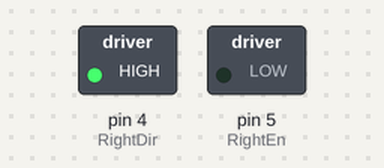
Bench run of a sketch on a simulated Arduino Uno, built with avr-gcc and run on an emulated ATmega328P. Parts: switched loads named in the sketch (green lamp = pin HIGH).

Above: at 0.1 s.
Timing chart, 0 to 1.6 s (numbered marks = the images above):
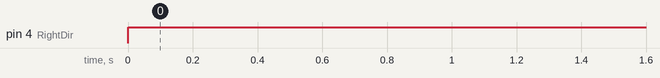

Measured:
- by itself, pin 4 (RightDir): LOW → HIGH at 0.00 s

The sketch:

dcmotor.ino
```cpp
int RightEn = 5;
int RightDir = 4;


void setup() {
  //Motor Driver Pin Setup
  pinMode(RightEn,OUTPUT);
  pinMode(RightDir,OUTPUT);
}

void loop() {
  digitalWrite(RightDir, HIGH);
  analogWrite(RightEn, 0);
}
```

get_restaurant.cpp
```cpp
// ---------------------------------------------------
// Name : Charles Ancheta
// ID: 1581672
// CMPUT 275 , Winter 2020
//
// Weekly Exercise 2: Restaurants and Pointers
// ---------------------------------------------------

#include <Arduino.h>
#include <Adafruit_GFX.h>
#include <MCUFRIEND_kbv.h>
#include <SD.h>
#include <TouchScreen.h>

#define SD_CS 10

// physical dimensions of the tft display (# of pixels)
#define TFT_WIDTH  480
#define TFT_HEIGHT 320

// touch screen pins, obtained from the documentation
#define YP A3 // must be an analog pin, use "An" notation!
#define XM A2 // must be an analog pin, use "An" notation!
#define YM 9  // can be a digital pin
#define XP 8  // can be a digital pin

// dimensions of the part allocated to the map display
#define MAP_DISP_WIDTH (TFT_WIDTH - 60)
#define MAP_DISP_HEIGHT TFT_HEIGHT

#define REST_START_BLOCK 4000000
#define NUM_RESTAURANTS 1066

// calibration data for the touch screen, obtained from documentation
// the minimum/maximum possible readings from the touch point
#define TS_MINX 100
#define TS_MINY 120
#define TS_MAXX 940
#define TS_MAXY 920
// thresholds to determine if there was a touch
#define MINPRESSURE   10
#define MAXPRESSURE 1000

MCUFRIEND_kbv tft;
TouchScreen ts = TouchScreen(XP, YP, XM, YM, 300);
// different than SD
Sd2Card card;

// declare global variables for calculating average time
uint32_t slowTotalTime = 0, slowTotalCalls = 0;
uint32_t fastTotalTime = 0, fastTotalCalls = 0;
uint32_t blockNumFast;

struct restaurant {
  int32_t lat;
  int32_t lon;
  uint8_t rating; // from 0 to 10
  char name[55];
};
// forward declaration
void setupRecords(), setupButtons();

void setup() {
  init();
  Serial.begin(9600);
  // tft display initialization
  uint16_t ID = tft.readID();
  tft.begin(ID);
  tft.fillScreen(TFT_BLACK);
  tft.setRotation(1);
  // SD card initialization for raw reads
  Serial.print("Initializing SPI communication for raw reads...");
  if (!card.init(SPI_HALF_SPEED, SD_CS)) {
    Serial.println("failed! Is the card inserted properly?");
    while (true) {}
  }
  else {
    Serial.println("OK!");
  }
  setupRecords();
  setupButtons();
}
// prints labels on screen
void setupRecords() {
   tft.setTextSize(2);
   tft.setCursor(0, 0);
   const char* toPrint[] {
     "RECENT SLOW RUN:","SLOW RUN AVG:",
     "RECENT FAST RUN:","FAST RUN AVG:"
   };
   for (int i = 0; i < 4; i++) {
    tft.println(toPrint[i]);
    tft.println("Not yet run\n");
   }
}
// function to write 4 characters vertically
void writeVertical(char text[], int X, int Y) {
  for (int i = 0; i < 4; i++) {
    tft.setCursor(X, Y + (16 * i));
    tft.print(text[i]);
  }
}
// print fast and slow buttons on screen
void setupButtons() {
  tft.drawRect(MAP_DISP_WIDTH, 0, 60, 320, TFT_RED);
  tft.drawRect(MAP_DISP_WIDTH, MAP_DISP_HEIGHT/2, 60, 320, TFT_RED);
  char slow[] = {'S','L','O','W'};
  char fast[] = {'F','A','S','T'};
  writeVertical(slow, MAP_DISP_WIDTH + 25, 45);
  writeVertical(fast, MAP_DISP_WIDTH + 25, MAP_DISP_HEIGHT/2 + 45);
}
// the implementation from class
void getRestaurant(int restIndex, restaurant* restPtr) {
  uint32_t blockNum = REST_START_BLOCK + restIndex/8;
  restaurant restBlock[8];

  while (!card.readBlock(blockNum, (uint8_t*) restBlock)) {
    Serial.println("Read block failed, trying again.");
  }

  *restPtr = restBlock[restIndex % 8];
}

void getRestaurantFast(int restIndex, restaurant* restPtr) {
  uint32_t blockNum = REST_START_BLOCK + restIndex/8;
  restaurant restBlock[8];
  // only loads from SD card when not on the same block
  if (blockNum != blockNumFast) {
    while (!card.readBlock(blockNum, (uint8_t*) restBlock)) {
      Serial.println("Read block failed, trying again.");
    }
    blockNumFast = blockNum;
  }
  *restPtr = restBlock[restIndex % 8];
}
// records results depending on which mode was called
void recordTimes(uint32_t delta, bool isFast) {
  int totalCalls, totalTime, cursorY = 16;
  if (isFast) {
    totalCalls = fastTotalCalls;
    totalTime = fastTotalTime;
    cursorY *= 7; // writes on last two lines
  } else {
    totalCalls = slowTotalCalls;
    totalTime = slowTotalTime;
  }
  // clear previous entries
  tft.fillRect(0, cursorY, 130, 16, TFT_BLACK);
  tft.fillRect(0, cursorY + 48, 130, 16, TFT_BLACK);
  // print results
  tft.setCursor(0, cursorY);
  tft.print(delta); tft.println(" ms\n\n");
  tft.print(totalTime/totalCalls); tft.print(" ms");
}

void processGetRestaurant(bool isFast) {
  restaurant rest3;
  uint32_t timeBefore = millis();
  // calls function depending on mode
  if (isFast) {
    for (int i = 0; i < NUM_RESTAURANTS; ++i) {
      getRestaurantFast(i, &rest3);
    }
    fastTotalCalls += 1;
  } else {
    for (int i = 0; i < NUM_RESTAURANTS; ++i) {
      getRestaurant(i, &rest3);
    }
    slowTotalCalls += 1;
  }
  uint32_t timeAfter = millis();
  // calculates time by getting the difference between millis calls
  uint32_t delta = timeAfter - timeBefore;
  if (isFast) { // adds total time depending on mode
  	fastTotalTime += delta;
  } else {
  	slowTotalTime += delta;
  }
  recordTimes(delta, isFast);
}

void processTouchScreen() {
	TSPoint touch = ts.getPoint();
	pinMode(YP, OUTPUT);
	pinMode(XM, OUTPUT);
	if (touch.z < MINPRESSURE || touch.z > MAXPRESSURE) {
		return;
	}
	int16_t screen_x = map(touch.y, TS_MINX, TS_MAXX, TFT_WIDTH-1, 0);
	int16_t screen_y = map(touch.x, TS_MINY, TS_MAXY, TFT_HEIGHT-1, 0);

  // check if rightmost column was touched
  if (screen_x > MAP_DISP_WIDTH && screen_x < TFT_WIDTH) {
    if (screen_y > 0 && screen_y < TFT_HEIGHT/2) {
      processGetRestaurant(false); // slow touch area
    } else {
      processGetRestaurant(true); // fast touch area
    }
  }
  delay(100);
}

int main() {
  setup();
  while (true) {
    processTouchScreen();
  }
  Serial.end();
  return 0;
}
```
